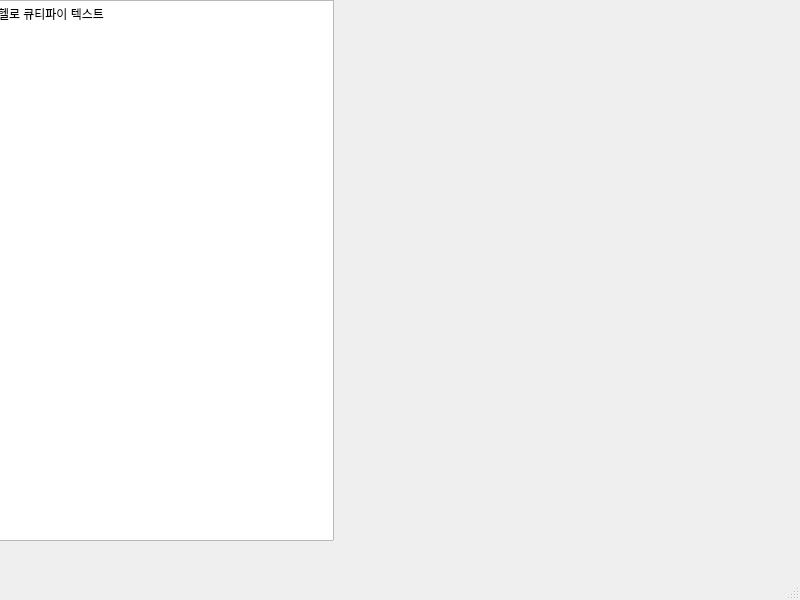
<?xml version="1.0" encoding="UTF-8"?>
<ui version="4.0">
 <class>MainWindow</class>
 <widget class="QMainWindow" name="MainWindow">
  <property name="geometry">
   <rect>
    <x>0</x>
    <y>0</y>
    <width>800</width>
    <height>600</height>
   </rect>
  </property>
  <property name="windowTitle">
   <string>헬로 큐티파이</string>
  </property>
  <widget class="QWidget" name="centralwidget">
   <widget class="QPlainTextEdit" name="plainTextEdit">
    <property name="geometry">
     <rect>
      <x>-7</x>
      <y>0</y>
      <width>341</width>
      <height>541</height>
     </rect>
    </property>
    <property name="plainText">
     <string>헬로 큐티파이 텍스트</string>
    </property>
   </widget>
  </widget>
  <widget class="QMenuBar" name="menubar">
   <property name="geometry">
    <rect>
     <x>0</x>
     <y>0</y>
     <width>800</width>
     <height>21</height>
    </rect>
   </property>
  </widget>
  <widget class="QStatusBar" name="statusbar"/>
 </widget>
 <resources/>
 <connections/>
</ui>
